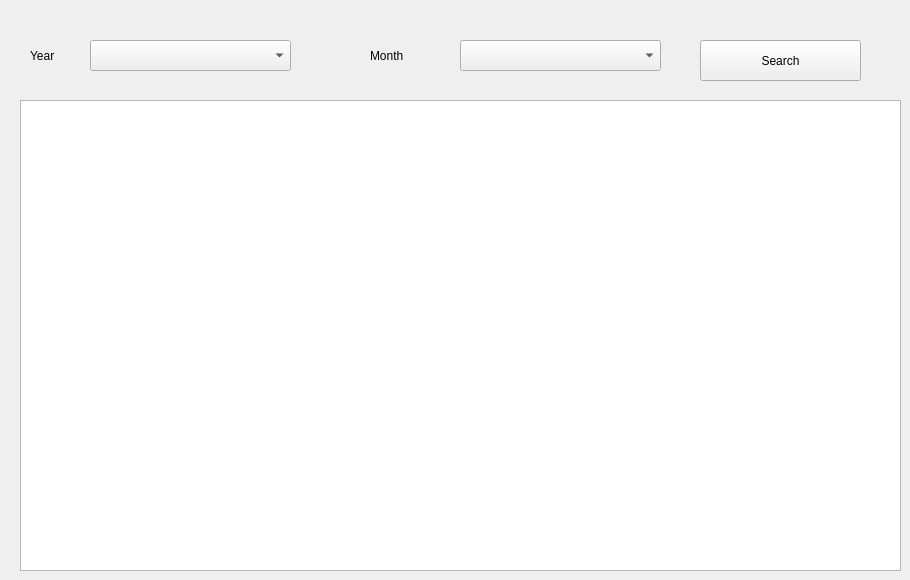
      <widget class="QWidget" name="tab_20">
       <attribute name="title">
        <string>Monthly Reports</string>
       </attribute>
       <widget class="QTableWidget" name="tableWidget_7">
        <property name="geometry">
         <rect>
          <x>20</x>
          <y>100</y>
          <width>881</width>
          <height>471</height>
         </rect>
        </property>
       </widget>
       <widget class="QLabel" name="label_33">
        <property name="geometry">
         <rect>
          <x>30</x>
          <y>40</y>
          <width>41</width>
          <height>31</height>
         </rect>
        </property>
        <property name="text">
         <string>Year</string>
        </property>
       </widget>
       <widget class="QLabel" name="label_34">
        <property name="geometry">
         <rect>
          <x>370</x>
          <y>40</y>
          <width>71</width>
          <height>31</height>
         </rect>
        </property>
        <property name="text">
         <string>Month</string>
        </property>
       </widget>
       <widget class="QPushButton" name="pushButton_26">
        <property name="geometry">
         <rect>
          <x>700</x>
          <y>40</y>
          <width>161</width>
          <height>41</height>
         </rect>
        </property>
        <property name="text">
         <string>Search</string>
        </property>
       </widget>
       <widget class="QComboBox" name="comboBox_17">
        <property name="geometry">
         <rect>
          <x>90</x>
          <y>40</y>
          <width>201</width>
          <height>31</height>
         </rect>
        </property>
       </widget>
       <widget class="QComboBox" name="comboBox_18">
        <property name="geometry">
         <rect>
          <x>460</x>
          <y>40</y>
          <width>201</width>
          <height>31</height>
         </rect>
        </property>
       </widget>
      </widget>
